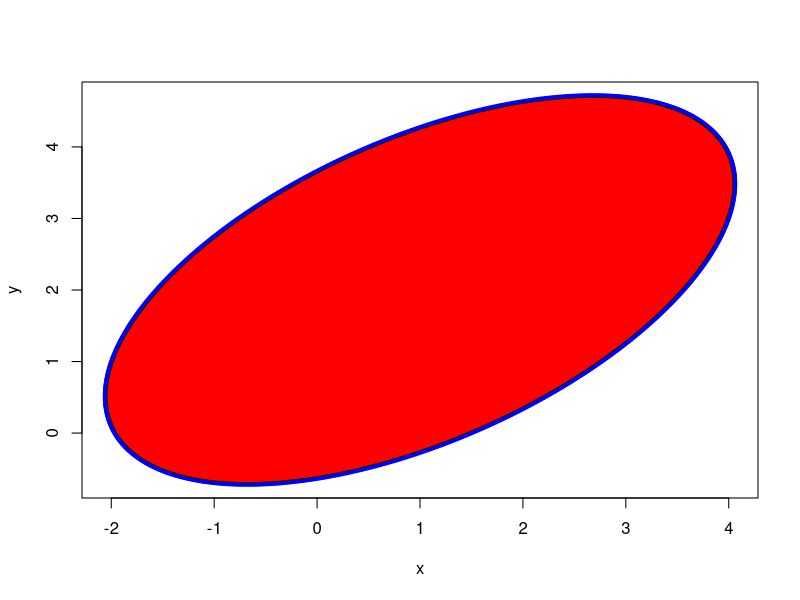

The R script that drew this image:

# http://www.cs.cornell.edu/cv/OtherPdf/Ellipse.pdf
# with center(h,k) and semiaxes a and b, the ellipse formula is
# (x -h)^2 / a ^2 + (y - k)^2 / b^2 = 1
# i.e. 
#       x(t) = h + acos(t)
#       y(t) = k + bsin(t)
#       t in (0, 2*pi)
# with rotate phi, in matrix form is 
# [ x(t) \n y(t) ] = [ h \n k ] + [cos(phi)  -sin(phi)  \n sin(phi)  cos(phi) ] %*% [acos(t)  \n bsin(t) ]


plotEllipse <- function(a=0,b=0,center=c(0,0),phi=0*pi,fill=TRUE) {
  xc <- center[1]
  yc <- center[2]
  
}


xc <- 1 # center x_c or h
yc <- 2 # y_c or k
a <- 5 # major axis length
b <- 2 # minor axis length
phi <- pi/3 # angle of major axis with x axis phi or tau

t <- seq(0, 2*pi, 0.01) 
x <- xc + a*cos(t)*cos(phi) - b*sin(t)*sin(phi)
y <- yc + a*cos(t)*cos(phi) + b*sin(t)*cos(phi)
plot(x,y,pch=19, col='blue')
polygon(x,y,col="red")
